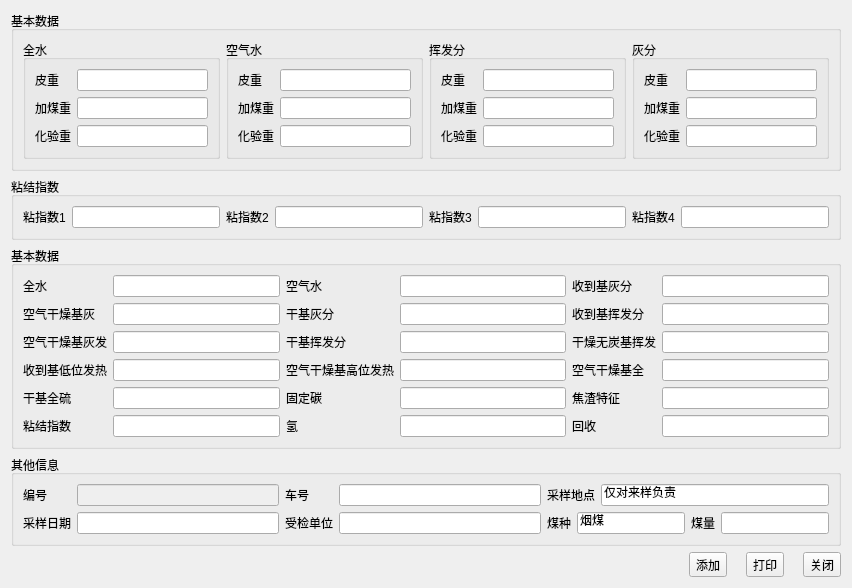
<?xml version="1.0" encoding="UTF-8"?>
<ui version="4.0">
 <class>AddDialog</class>
 <widget class="QDialog" name="AddDialog">
  <property name="geometry">
   <rect>
    <x>0</x>
    <y>0</y>
    <width>852</width>
    <height>544</height>
   </rect>
  </property>
  <property name="windowTitle">
   <string>煤质添加</string>
  </property>
  <layout class="QVBoxLayout" name="verticalLayout_15">
   <item>
    <widget class="QGroupBox" name="groupBox_0">
     <property name="title">
      <string>基本数据</string>
     </property>
     <layout class="QHBoxLayout" name="horizontalLayout_6">
      <item>
       <widget class="QGroupBox" name="groupBox_00">
        <property name="title">
         <string>全水</string>
        </property>
        <layout class="QHBoxLayout" name="horizontalLayout">
         <item>
          <layout class="QVBoxLayout" name="verticalLayout">
           <item>
            <widget class="QLabel" name="label">
             <property name="text">
              <string>皮重</string>
             </property>
            </widget>
           </item>
           <item>
            <widget class="QLabel" name="label_2">
             <property name="text">
              <string>加煤重</string>
             </property>
            </widget>
           </item>
           <item>
            <widget class="QLabel" name="label_3">
             <property name="text">
              <string>化验重</string>
             </property>
            </widget>
           </item>
          </layout>
         </item>
         <item>
          <layout class="QVBoxLayout" name="verticalLayout_2">
           <item>
            <widget class="QLineEdit" name="lineEdit_000"/>
           </item>
           <item>
            <widget class="QLineEdit" name="lineEdit_001"/>
           </item>
           <item>
            <widget class="QLineEdit" name="lineEdit_002"/>
           </item>
          </layout>
         </item>
        </layout>
       </widget>
      </item>
      <item>
       <widget class="QGroupBox" name="groupBox_01">
        <property name="title">
         <string>空气水</string>
        </property>
        <layout class="QHBoxLayout" name="horizontalLayout_2">
         <item>
          <layout class="QVBoxLayout" name="verticalLayout_3">
           <item>
            <widget class="QLabel" name="label_010">
             <property name="text">
              <string>皮重</string>
             </property>
            </widget>
           </item>
           <item>
            <widget class="QLabel" name="label_011">
             <property name="text">
              <string>加煤重</string>
             </property>
            </widget>
           </item>
           <item>
            <widget class="QLabel" name="label_012">
             <property name="text">
              <string>化验重</string>
             </property>
            </widget>
           </item>
          </layout>
         </item>
         <item>
          <layout class="QVBoxLayout" name="verticalLayout_4">
           <item>
            <widget class="QLineEdit" name="lineEdit_010"/>
           </item>
           <item>
            <widget class="QLineEdit" name="lineEdit_011"/>
           </item>
           <item>
            <widget class="QLineEdit" name="lineEdit_012"/>
           </item>
          </layout>
         </item>
        </layout>
       </widget>
      </item>
      <item>
       <widget class="QGroupBox" name="groupBox_02">
        <property name="title">
         <string>挥发分</string>
        </property>
        <layout class="QHBoxLayout" name="horizontalLayout_5">
         <item>
          <layout class="QVBoxLayout" name="verticalLayout_9">
           <item>
            <widget class="QLabel" name="label_13">
             <property name="text">
              <string>皮重</string>
             </property>
            </widget>
           </item>
           <item>
            <widget class="QLabel" name="label_14">
             <property name="text">
              <string>加煤重</string>
             </property>
            </widget>
           </item>
           <item>
            <widget class="QLabel" name="label_15">
             <property name="text">
              <string>化验重</string>
             </property>
            </widget>
           </item>
          </layout>
         </item>
         <item>
          <layout class="QVBoxLayout" name="verticalLayout_10">
           <item>
            <widget class="QLineEdit" name="lineEdit_020"/>
           </item>
           <item>
            <widget class="QLineEdit" name="lineEdit_021"/>
           </item>
           <item>
            <widget class="QLineEdit" name="lineEdit_022"/>
           </item>
          </layout>
         </item>
        </layout>
       </widget>
      </item>
      <item>
       <widget class="QGroupBox" name="groupBox_03">
        <property name="title">
         <string>灰分</string>
        </property>
        <layout class="QHBoxLayout" name="horizontalLayout_3">
         <item>
          <layout class="QVBoxLayout" name="verticalLayout_5">
           <item>
            <widget class="QLabel" name="label_7">
             <property name="text">
              <string>皮重</string>
             </property>
            </widget>
           </item>
           <item>
            <widget class="QLabel" name="label_8">
             <property name="text">
              <string>加煤重</string>
             </property>
            </widget>
           </item>
           <item>
            <widget class="QLabel" name="label_9">
             <property name="text">
              <string>化验重</string>
             </property>
            </widget>
           </item>
          </layout>
         </item>
         <item>
          <layout class="QVBoxLayout" name="verticalLayout_6">
           <item>
            <widget class="QLineEdit" name="lineEdit_030"/>
           </item>
           <item>
            <widget class="QLineEdit" name="lineEdit_031"/>
           </item>
           <item>
            <widget class="QLineEdit" name="lineEdit_032"/>
           </item>
          </layout>
         </item>
        </layout>
       </widget>
      </item>
     </layout>
    </widget>
   </item>
   <item>
    <widget class="QGroupBox" name="groupBox_1">
     <property name="title">
      <string>粘结指数</string>
     </property>
     <layout class="QHBoxLayout" name="horizontalLayout_11">
      <item>
       <layout class="QHBoxLayout" name="horizontalLayout_7">
        <item>
         <widget class="QLabel" name="label_4">
          <property name="text">
           <string>粘指数1</string>
          </property>
         </widget>
        </item>
        <item>
         <widget class="QLineEdit" name="lineEdit_100"/>
        </item>
       </layout>
      </item>
      <item>
       <layout class="QHBoxLayout" name="horizontalLayout_8">
        <item>
         <widget class="QLabel" name="label_5">
          <property name="text">
           <string>粘指数2</string>
          </property>
         </widget>
        </item>
        <item>
         <widget class="QLineEdit" name="lineEdit_101"/>
        </item>
       </layout>
      </item>
      <item>
       <layout class="QHBoxLayout" name="horizontalLayout_10">
        <item>
         <widget class="QLabel" name="label_16">
          <property name="text">
           <string>粘指数3</string>
          </property>
         </widget>
        </item>
        <item>
         <widget class="QLineEdit" name="lineEdit_102"/>
        </item>
       </layout>
      </item>
      <item>
       <layout class="QHBoxLayout" name="horizontalLayout_9">
        <item>
         <widget class="QLabel" name="label_6">
          <property name="text">
           <string>粘指数4</string>
          </property>
         </widget>
        </item>
        <item>
         <widget class="QLineEdit" name="lineEdit_103"/>
        </item>
       </layout>
      </item>
     </layout>
    </widget>
   </item>
   <item>
    <widget class="QGroupBox" name="groupBox_2">
     <property name="title">
      <string>基本数据</string>
     </property>
     <layout class="QHBoxLayout" name="horizontalLayout_4">
      <item>
       <layout class="QVBoxLayout" name="verticalLayout_11">
        <item>
         <widget class="QLabel" name="label_17">
          <property name="text">
           <string>全水</string>
          </property>
         </widget>
        </item>
        <item>
         <widget class="QLabel" name="label_20">
          <property name="text">
           <string>空气干燥基灰</string>
          </property>
         </widget>
        </item>
        <item>
         <widget class="QLabel" name="label_21">
          <property name="text">
           <string>空气干燥基灰发</string>
          </property>
         </widget>
        </item>
        <item>
         <widget class="QLabel" name="label_22">
          <property name="text">
           <string>收到基低位发热</string>
          </property>
         </widget>
        </item>
        <item>
         <widget class="QLabel" name="label_23">
          <property name="text">
           <string>干基全硫</string>
          </property>
         </widget>
        </item>
        <item>
         <widget class="QLabel" name="label_24">
          <property name="text">
           <string>粘结指数</string>
          </property>
         </widget>
        </item>
       </layout>
      </item>
      <item>
       <layout class="QVBoxLayout" name="verticalLayout_12">
        <item>
         <widget class="QLineEdit" name="lineEdit_200"/>
        </item>
        <item>
         <widget class="QLineEdit" name="lineEdit_201"/>
        </item>
        <item>
         <widget class="QLineEdit" name="lineEdit_202"/>
        </item>
        <item>
         <widget class="QLineEdit" name="lineEdit_203"/>
        </item>
        <item>
         <widget class="QLineEdit" name="lineEdit_204"/>
        </item>
        <item>
         <widget class="QLineEdit" name="lineEdit_205"/>
        </item>
       </layout>
      </item>
      <item>
       <layout class="QVBoxLayout" name="verticalLayout_7">
        <item>
         <widget class="QLabel" name="label_25">
          <property name="text">
           <string>空气水</string>
          </property>
         </widget>
        </item>
        <item>
         <widget class="QLabel" name="label_26">
          <property name="text">
           <string>干基灰分</string>
          </property>
         </widget>
        </item>
        <item>
         <widget class="QLabel" name="label_27">
          <property name="text">
           <string>干基挥发分</string>
          </property>
         </widget>
        </item>
        <item>
         <widget class="QLabel" name="label_28">
          <property name="text">
           <string>空气干燥基高位发热</string>
          </property>
         </widget>
        </item>
        <item>
         <widget class="QLabel" name="label_29">
          <property name="text">
           <string>固定碳</string>
          </property>
         </widget>
        </item>
        <item>
         <widget class="QLabel" name="label_10">
          <property name="text">
           <string>氢</string>
          </property>
         </widget>
        </item>
       </layout>
      </item>
      <item>
       <layout class="QVBoxLayout" name="verticalLayout_8">
        <item>
         <widget class="QLineEdit" name="lineEdit_210"/>
        </item>
        <item>
         <widget class="QLineEdit" name="lineEdit_211"/>
        </item>
        <item>
         <widget class="QLineEdit" name="lineEdit_212"/>
        </item>
        <item>
         <widget class="QLineEdit" name="lineEdit_213"/>
        </item>
        <item>
         <widget class="QLineEdit" name="lineEdit_214"/>
        </item>
        <item>
         <widget class="QLineEdit" name="lineEdit_215"/>
        </item>
       </layout>
      </item>
      <item>
       <layout class="QVBoxLayout" name="verticalLayout_14">
        <item>
         <widget class="QLabel" name="label_31">
          <property name="text">
           <string>收到基灰分</string>
          </property>
         </widget>
        </item>
        <item>
         <widget class="QLabel" name="label_32">
          <property name="text">
           <string>收到基挥发分</string>
          </property>
         </widget>
        </item>
        <item>
         <widget class="QLabel" name="label_33">
          <property name="text">
           <string>干燥无炭基挥发</string>
          </property>
         </widget>
        </item>
        <item>
         <widget class="QLabel" name="label_34">
          <property name="text">
           <string>空气干燥基全</string>
          </property>
         </widget>
        </item>
        <item>
         <widget class="QLabel" name="label_35">
          <property name="text">
           <string>焦渣特征</string>
          </property>
         </widget>
        </item>
        <item>
         <widget class="QLabel" name="label_11">
          <property name="text">
           <string>回收</string>
          </property>
         </widget>
        </item>
       </layout>
      </item>
      <item>
       <layout class="QVBoxLayout" name="verticalLayout_13">
        <item>
         <widget class="QLineEdit" name="lineEdit_220"/>
        </item>
        <item>
         <widget class="QLineEdit" name="lineEdit_221"/>
        </item>
        <item>
         <widget class="QLineEdit" name="lineEdit_222"/>
        </item>
        <item>
         <widget class="QLineEdit" name="lineEdit_223"/>
        </item>
        <item>
         <widget class="QLineEdit" name="lineEdit_224"/>
        </item>
        <item>
         <widget class="QLineEdit" name="lineEdit_225"/>
        </item>
       </layout>
      </item>
     </layout>
    </widget>
   </item>
   <item>
    <widget class="QGroupBox" name="groupBox_3">
     <property name="title">
      <string>其他信息</string>
     </property>
     <layout class="QHBoxLayout" name="horizontalLayout_17">
      <item>
       <layout class="QVBoxLayout" name="verticalLayout_17">
        <item>
         <widget class="QLabel" name="label_30">
          <property name="text">
           <string>编号</string>
          </property>
         </widget>
        </item>
        <item>
         <widget class="QLabel" name="label_36">
          <property name="text">
           <string>采样日期</string>
          </property>
         </widget>
        </item>
       </layout>
      </item>
      <item>
       <layout class="QVBoxLayout" name="verticalLayout_18">
        <item>
         <widget class="QLineEdit" name="lineEdit_300">
          <property name="enabled">
           <bool>false</bool>
          </property>
         </widget>
        </item>
        <item>
         <widget class="QLineEdit" name="lineEdit_301"/>
        </item>
       </layout>
      </item>
      <item>
       <layout class="QVBoxLayout" name="verticalLayout_19">
        <item>
         <widget class="QLabel" name="label_38">
          <property name="text">
           <string>车号</string>
          </property>
         </widget>
        </item>
        <item>
         <widget class="QLabel" name="label_37">
          <property name="text">
           <string>受检单位</string>
          </property>
         </widget>
        </item>
       </layout>
      </item>
      <item>
       <layout class="QVBoxLayout" name="verticalLayout_20">
        <item>
         <widget class="QLineEdit" name="lineEdit_302"/>
        </item>
        <item>
         <widget class="QLineEdit" name="lineEdit_303"/>
        </item>
       </layout>
      </item>
      <item>
       <layout class="QVBoxLayout" name="verticalLayout_21">
        <item>
         <layout class="QHBoxLayout" name="horizontalLayout_15">
          <item>
           <widget class="QLabel" name="label_39">
            <property name="text">
             <string>采样地点</string>
            </property>
           </widget>
          </item>
          <item>
           <widget class="QLineEdit" name="lineEdit_304">
            <property name="text">
             <string>仅对来样负责</string>
            </property>
           </widget>
          </item>
         </layout>
        </item>
        <item>
         <layout class="QHBoxLayout" name="horizontalLayout_16">
          <item>
           <widget class="QLabel" name="label_41">
            <property name="text">
             <string>煤种</string>
            </property>
           </widget>
          </item>
          <item>
           <widget class="QLineEdit" name="lineEdit_305">
            <property name="text">
             <string>烟煤</string>
            </property>
           </widget>
          </item>
          <item>
           <widget class="QLabel" name="label_40">
            <property name="text">
             <string>煤量</string>
            </property>
           </widget>
          </item>
          <item>
           <widget class="QLineEdit" name="lineEdit_306"/>
          </item>
         </layout>
        </item>
       </layout>
      </item>
     </layout>
    </widget>
   </item>
   <item>
    <layout class="QHBoxLayout" name="horizontalLayout_18">
     <item>
      <spacer name="horizontalSpacer">
       <property name="orientation">
        <enum>Qt::Horizontal</enum>
       </property>
       <property name="sizeHint" stdset="0">
        <size>
         <width>40</width>
         <height>20</height>
        </size>
       </property>
      </spacer>
     </item>
     <item>
      <widget class="QToolButton" name="btn_add">
       <property name="text">
        <string>添加</string>
       </property>
       <property name="icon">
        <iconset resource="main.qrc">
         <normaloff>:/images/add.png</normaloff>:/images/add.png</iconset>
       </property>
       <property name="toolButtonStyle">
        <enum>Qt::ToolButtonTextBesideIcon</enum>
       </property>
      </widget>
     </item>
     <item>
      <widget class="QLabel" name="label_42">
       <property name="text">
        <string/>
       </property>
      </widget>
     </item>
     <item>
      <widget class="QToolButton" name="btn_print">
       <property name="text">
        <string>打印</string>
       </property>
       <property name="icon">
        <iconset resource="main.qrc">
         <normaloff>:/images/print.png</normaloff>:/images/print.png</iconset>
       </property>
       <property name="toolButtonStyle">
        <enum>Qt::ToolButtonTextBesideIcon</enum>
       </property>
      </widget>
     </item>
     <item>
      <widget class="QLabel" name="label_43">
       <property name="text">
        <string/>
       </property>
      </widget>
     </item>
     <item>
      <widget class="QToolButton" name="btn_exit">
       <property name="text">
        <string>关闭</string>
       </property>
       <property name="icon">
        <iconset resource="main.qrc">
         <normaloff>:/images/exit.png</normaloff>:/images/exit.png</iconset>
       </property>
       <property name="toolButtonStyle">
        <enum>Qt::ToolButtonTextBesideIcon</enum>
       </property>
      </widget>
     </item>
    </layout>
   </item>
  </layout>
 </widget>
 <resources>
  <include location="main.qrc"/>
 </resources>
 <connections/>
</ui>
